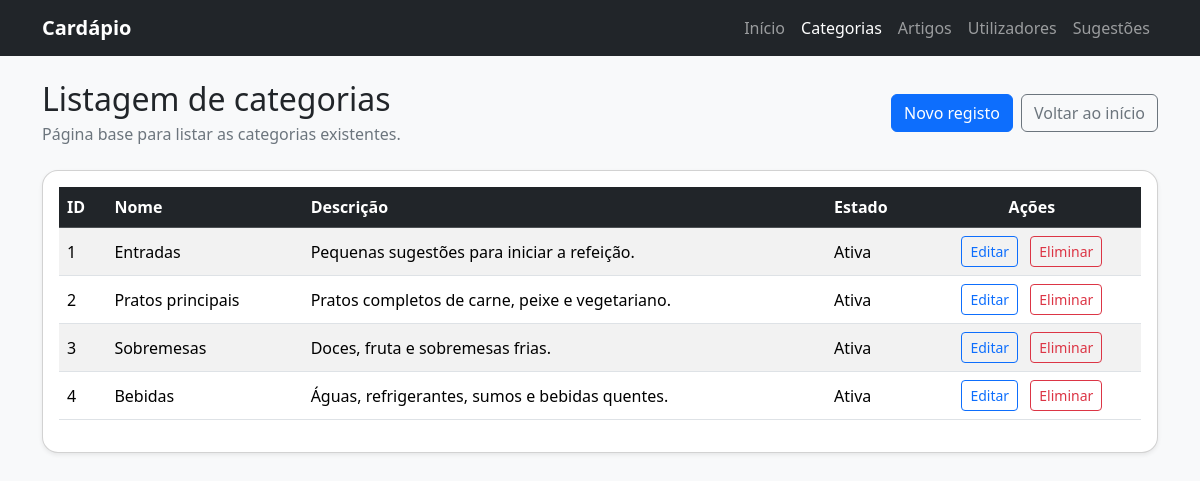
The page /categoriasListar.php on the database its author committed.
### tables this page shows
CREATE TABLE tb_categoria (
    idCategoria INT NOT NULL AUTO_INCREMENT,
    nomeCategoria VARCHAR(100) NOT NULL,
    descricaoCategoria VARCHAR(255) DEFAULT NULL,
    estadoCategoria ENUM('Ativa','Inativa') NOT NULL DEFAULT 'Ativa',
    PRIMARY KEY (idCategoria),
    UNIQUE KEY uk_nomeCategoria (nomeCategoria)
);

### categoriasListar.php (the view, shortened to what this page needs)
<?php
require_once("connectionBD.php");
$sql = "SELECT * FROM tb_categoria";
$result = $ligacao->query($sql);
?>
<!DOCTYPE html>
<html lang="pt-PT">
<head>
  <link href="https://cdn.jsdelivr.net/npm/bootstrap@5.3.3/dist/css/bootstrap.min.css" rel="stylesheet">
</head>
<body class="bg-light">
  <nav class="navbar navbar-expand-lg navbar-dark bg-dark">
    <div class="container">
      <a class="navbar-brand fw-bold" href="index.php">Cardápio</a>
      <div class="collapse navbar-collapse show">
        <ul class="navbar-nav ms-auto">
          <li class="nav-item"><a class="nav-link" href="index.php">Início</a></li>
          <li class="nav-item"><a class="nav-link active" href="categoriasListar.php">Categorias</a></li>
          <li class="nav-item"><a class="nav-link" href="artigosListar.php">Artigos</a></li>
          <li class="nav-item"><a class="nav-link" href="utilizadoresListar.php">Utilizadores</a></li>
          <li class="nav-item"><a class="nav-link" href="sugestoesListar.php">Sugestões</a></li>
        </ul>
      </div>
    </div>
  </nav>
  <main class="container py-4">
<section class="d-flex flex-column flex-md-row justify-content-between align-items-md-center gap-3 mb-4">
  <div>
    <h1 class="h2 mb-1">Listagem de categorias</h1>
    <p class="text-secondary mb-0">Página base para listar as categorias existentes.</p>
  </div>
  <div class="d-flex gap-2">
    <a href="categoriasCriar.php" class="btn btn-primary">Novo registo</a>
    <a href="index.php" class="btn btn-outline-secondary">Voltar ao início</a>
  </div>
</section>
<section class="card shadow-sm rounded-4">
  <div class="card-body">
    <div class="table-responsive">
      <table class="table table-striped table-hover align-middle">
        <thead class="table-dark">
          <tr>
            <th>ID</th>
            <th>Nome</th>
            <th>Descrição</th>
            <th>Estado</th>
            <th class="text-center">Ações</th>
          </tr>
        </thead>
        <tbody>
        <?php if ($result->num_rows > 0): ?>
          <?php while($row = $result->fetch_assoc()): ?>
            <tr>
              <td><?= $row['idCategoria'] ?></td>
              <td><?= $row['nomeCategoria'] ?></td>
              <td><?= $row['descricaoCategoria'] ?></td>
              <td><?= $row['estadoCategoria'] ?></td>
              <td class="text-center">
                <a href="categoriasEditar.php?id=<?= $row['idCategoria'] ?>" class="btn btn-sm btn-outline-primary me-2">Editar</a>
                <a href="categoriasEliminar.php?id=<?= $row['idCategoria'] ?>" class="btn btn-sm btn-outline-danger">Eliminar</a>
              </td>
            </tr>
          <?php endwhile; ?>
        <?php else: ?>
          <tr>
            <td colspan="5" class="text-center">Sem registos</td>
          </tr>
        <?php endif; ?>
        </tbody>
      </table>
    </div>
  </div>
</section>
  </main>
</body>
</html>

### rows shown on the page
tb_categoria: idCategoria "1", nomeCategoria "Entradas", descricaoCategoria "Pequenas sugestões para iniciar a refeição.", estadoCategoria "Ativa"
tb_categoria: idCategoria "2", nomeCategoria "Pratos principais", descricaoCategoria "Pratos completos de carne, peixe e vegetariano.", estadoCategoria "Ativa"
tb_categoria: idCategoria "3", nomeCategoria "Sobremesas", descricaoCategoria "Doces, fruta e sobremesas frias.", estadoCategoria "Ativa"
tb_categoria: idCategoria "4", nomeCategoria "Bebidas", descricaoCategoria "Águas, refrigerantes, sumos e bebidas quentes.", estadoCategoria "Ativa"
